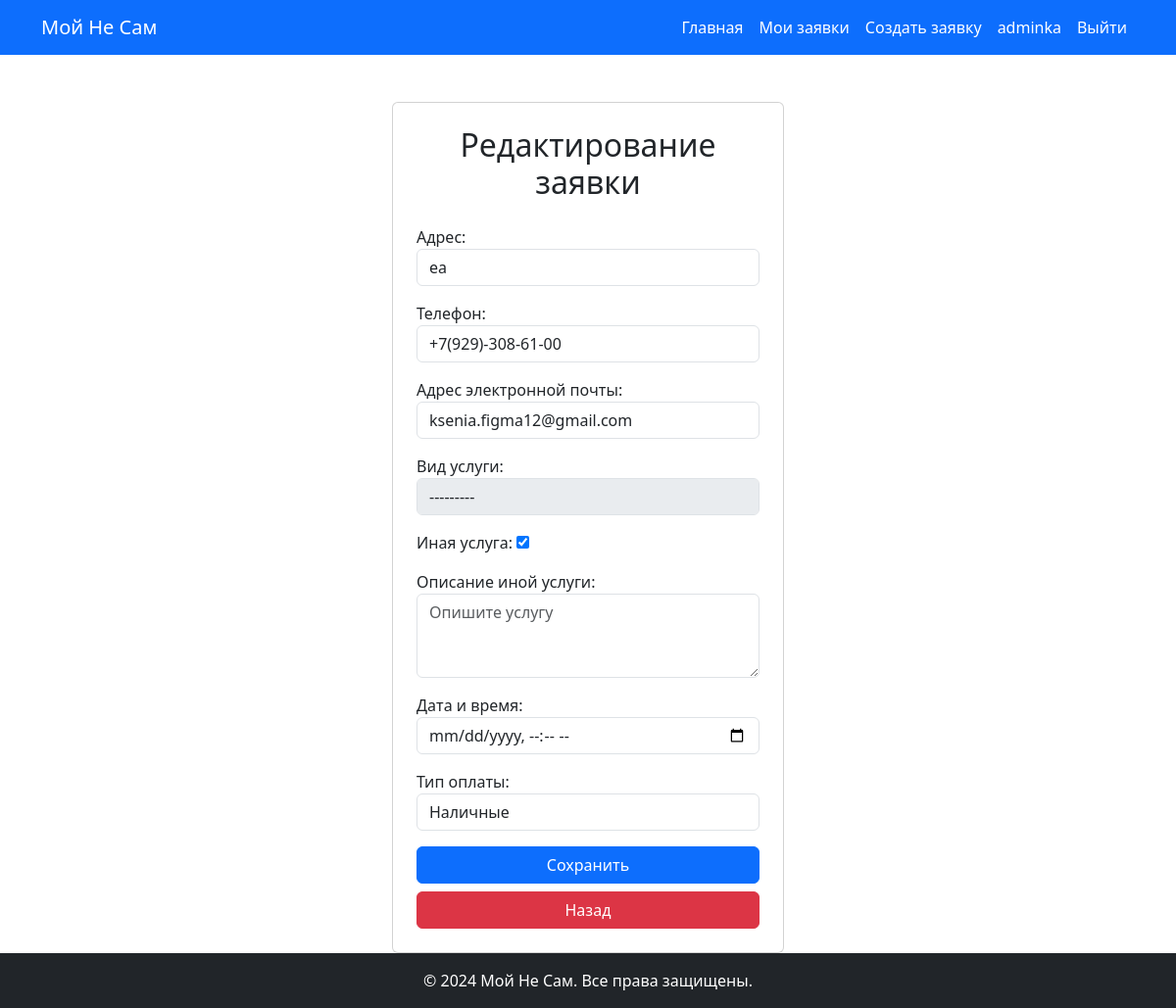
/update/2 (signed in), run on the app's committed database.
### users/models.py (models this page shows, shortened)
class User(AbstractUser):
    username = models.CharField(max_length=30, unique=True,verbose_name="Логин")
    middle_name = models.CharField(max_length=30, verbose_name="Отчество")
    phone = models.CharField(max_length=17, unique=True,verbose_name="Телефон")
    USERNAME_FIELD = 'username'
    REQUIRED_FIELDS = []
    class Meta:
        verbose_name = "Пользователь"
        verbose_name_plural = "Пользователи"

### cleaning/models.py (models this page shows, shortened)
class Order(models.Model):
    SERVICE_CHOICES = [
        ('deep_cleaning', 'Общий клининг'),
        ('general_cleaning', 'Генеральная уборка'),
        ('construction_cleaning', 'Послестроительная уборка'),
        ('carpet_cleaning', 'Химчистка ковров и мебели'),
    ]
    PAYMENT_CHOICES = [
        ('cash', 'Наличные'),
        ('card', 'Банковская карта'),
    ]
    STATUS_CHOICES = [
        ('new', 'Новая'),
        ('ip_progress', 'В работе'),
        ('done', 'Выполнено'),
        ('cancelled', 'Отменено'),
    ]
    user = models.ForeignKey(User, on_delete=models.CASCADE, verbose_name='Пользователь')
    address = models.CharField(max_length=50, verbose_name="Адрес")
    phone = models.CharField(max_length=50, verbose_name="Телефон")
    email = models.EmailField(max_length=50, verbose_name="Адрес электронной почты")
    service = models.CharField(blank=True, max_length=50, choices=SERVICE_CHOICES, verbose_name="Вид услуги")
    is_custom_service = models.BooleanField(default=False, verbose_name="Иная услуга")
    custom_service = models.TextField( blank=True, null=True, verbose_name="Описание иной услуги")
    date_and_time = models.DateTimeField(verbose_name="Дата и время")
    payment_type = models.CharField(max_length=50, choices=PAYMENT_CHOICES, verbose_name="Тип оплаты")
    status = models.CharField(max_length=50, choices=STATUS_CHOICES, verbose_name="Статус", default='new')
    cancellation_reason = models.TextField(blank=True, null=True, verbose_name="Причина отмены")
    class Meta:
        verbose_name = "Заявка"
        verbose_name_plural = "Заявки"

### cleaning/views.py (the view)
# urls.py: path('update/<int:pk>',OrderUpdateView.as_view(), name='order_update'),
class OrderUpdateView (UpdateView):
    model = Order
    form_class = OrderUpdateForm
    success_url = reverse_lazy('cleaning:order_list')

### templates/cleaning/order_form.html (shortened to what this page needs)
{% extends 'base.html' %}
{% block content %}
<div class="container mt-5 d-flex justify-content-center">
    <form method="post" class="card p-4" style="width: 400px;">
        <h2 class="card-title text-center mb-4">
            {% if object %}Редактирование заявки{% else %}Создание заявки{% endif %}
        </h2>
        {{ form.as_p }}
        <button type="submit" class="btn btn-primary w-100">
            {% if object %}Сохранить{% else %}Создать{% endif %}
        </button>
        <a href="{% url 'cleaning:order_list' %}" class="btn btn-danger w-100 mt-2">Назад</a>
    </form>
</div>
{% endblock %}

### templates/base.html (shortened to what this page needs)
{% load static %}
<!doctype html>
<html lang="ru">
  <head>
    <link href="https://cdn.jsdelivr.net/npm/bootstrap@5.3.6/dist/css/bootstrap.min.css" rel="stylesheet">
    <link rel="stylesheet" href="https://cdnjs.cloudflare.com/ajax/libs/animate.css/4.1.1/animate.min.css"/>
  </head>
  <body class="d-flex flex-column min-vh-100">
    <nav class="navbar navbar-expand-lg navbar-dark bg-primary">
      <div class="container">
        <a class="navbar-brand" href="{% url 'cleaning:home' %}">Мой Не Сам</a>
        <div class="collapse navbar-collapse" id="navbarNav">
          <ul class="navbar-nav ms-auto">
            <li class="nav-item"><a class="nav-link text-white" href="{% url 'cleaning:home' %}">Главная</a></li>
            <li class="nav-item">
              <a class="nav-link text-white" href="{% if user.is_authenticated %}{% url 'cleaning:order_list' %}{% else %}{% url 'users:login' %}{% endif %}">Мои заявки</a>
            </li>
            <li class="nav-item">
              <a class="nav-link text-white" href="{% if user.is_authenticated %}{% url 'cleaning:order_create' %}{% else %}{% url 'users:login' %}{% endif %}">Создать заявку</a>
            </li>
            {% if user.is_authenticated %}
              <li class="nav-item"><span class="nav-link text-white">{{ user.username }}</span></li>
              <li class="nav-item">
                <form method="post" action="{% url 'users:logout' %}">
                  <button type="submit" class="nav-link text-white">Выйти</button>
                </form>
              </li>
            {% else %}
              <li class="nav-item"><a class="nav-link text-white" href="{% url 'users:login' %}">Войти</a></li>
              <li class="nav-item"><a class="nav-link text-white" href="{% url 'users:register' %}">Регистрация</a></li>
            {% endif %}
          </ul>
        </div>
      </div>
    </nav>
    <main class="flex-grow-1">
      {% block content %}{% endblock %}
    </main>
    <footer class="bg-dark text-white text-center py-3 mt-auto">
      <div class="container">
        <p class="mb-0">&copy; 2024 Мой Не Сам. Все права защищены.</p>
      </div>
    </footer>
  </body>
</html>

### data on the page
User: username "adminka"
Order: address "еа", phone "+7(929)-308-61-00", email "ksenia.figma12@gmail.com", service "---------", is_custom_service "☑", payment_type "Наличные"
